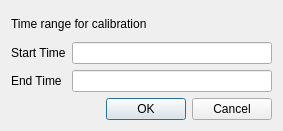
<?xml version="1.0" encoding="UTF-8"?>
<ui version="4.0">
 <class>calibOptionsDialog</class>
 <widget class="QDialog" name="calibOptionsDialog">
  <property name="geometry">
   <rect>
    <x>0</x>
    <y>0</y>
    <width>283</width>
    <height>131</height>
   </rect>
  </property>
  <property name="windowTitle">
   <string>Parameters Dialog</string>
  </property>
  <layout class="QGridLayout" name="gridLayout">
   <item row="1" column="1">
    <widget class="QLineEdit" name="leStart"/>
   </item>
   <item row="2" column="1">
    <widget class="QLineEdit" name="leEnd"/>
   </item>
   <item row="1" column="0">
    <widget class="QLabel" name="label">
     <property name="text">
      <string>Start Time</string>
     </property>
    </widget>
   </item>
   <item row="3" column="1">
    <widget class="QDialogButtonBox" name="buttonBox">
     <property name="standardButtons">
      <set>QDialogButtonBox::Cancel|QDialogButtonBox::Ok</set>
     </property>
    </widget>
   </item>
   <item row="2" column="0">
    <widget class="QLabel" name="label_2">
     <property name="text">
      <string>End Time</string>
     </property>
    </widget>
   </item>
   <item row="0" column="0" colspan="2">
    <widget class="QLabel" name="label_3">
     <property name="text">
      <string>Time range for calibration</string>
     </property>
    </widget>
   </item>
  </layout>
 </widget>
 <tabstops>
  <tabstop>leStart</tabstop>
  <tabstop>leEnd</tabstop>
 </tabstops>
 <resources/>
 <connections/>
</ui>
